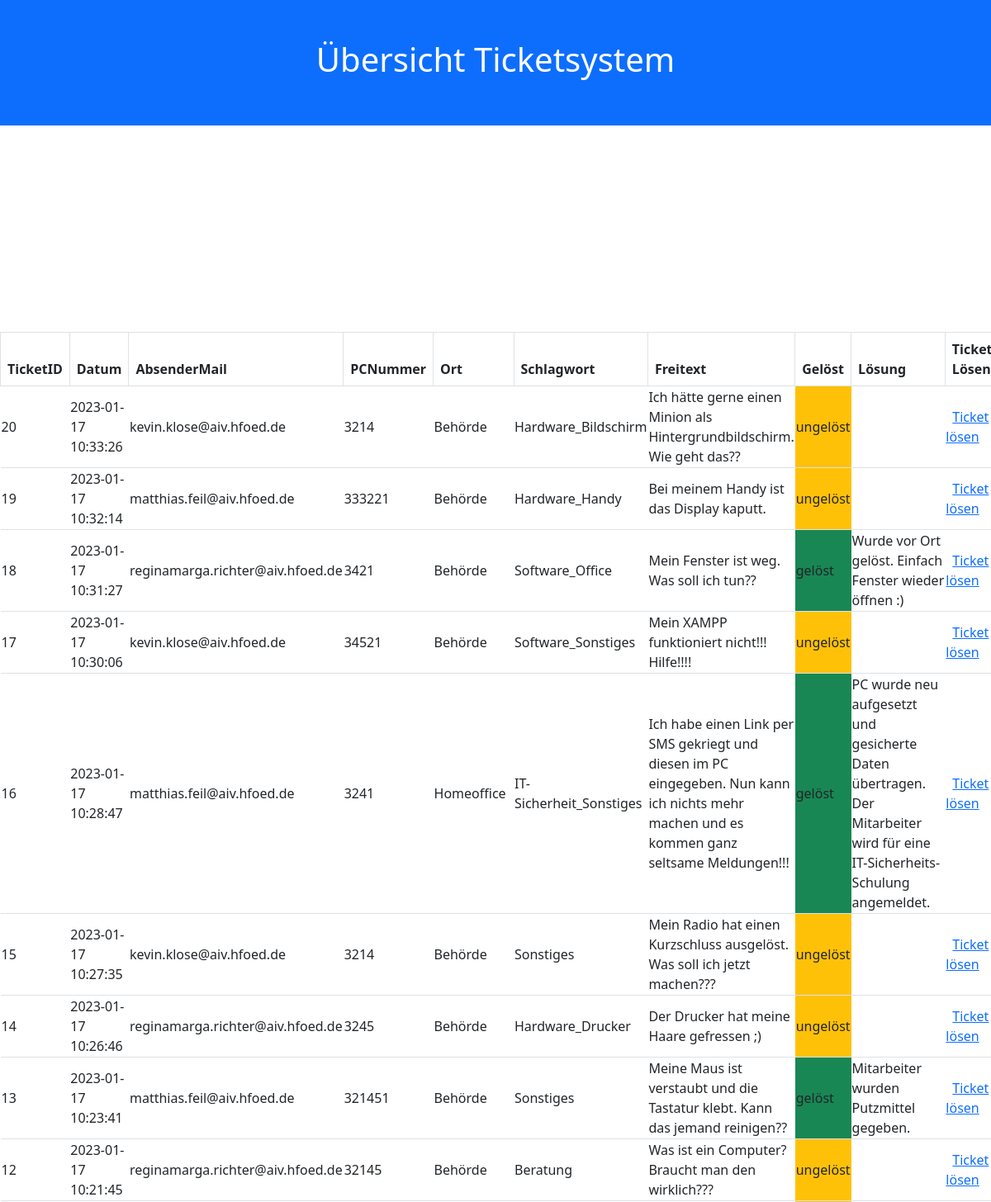
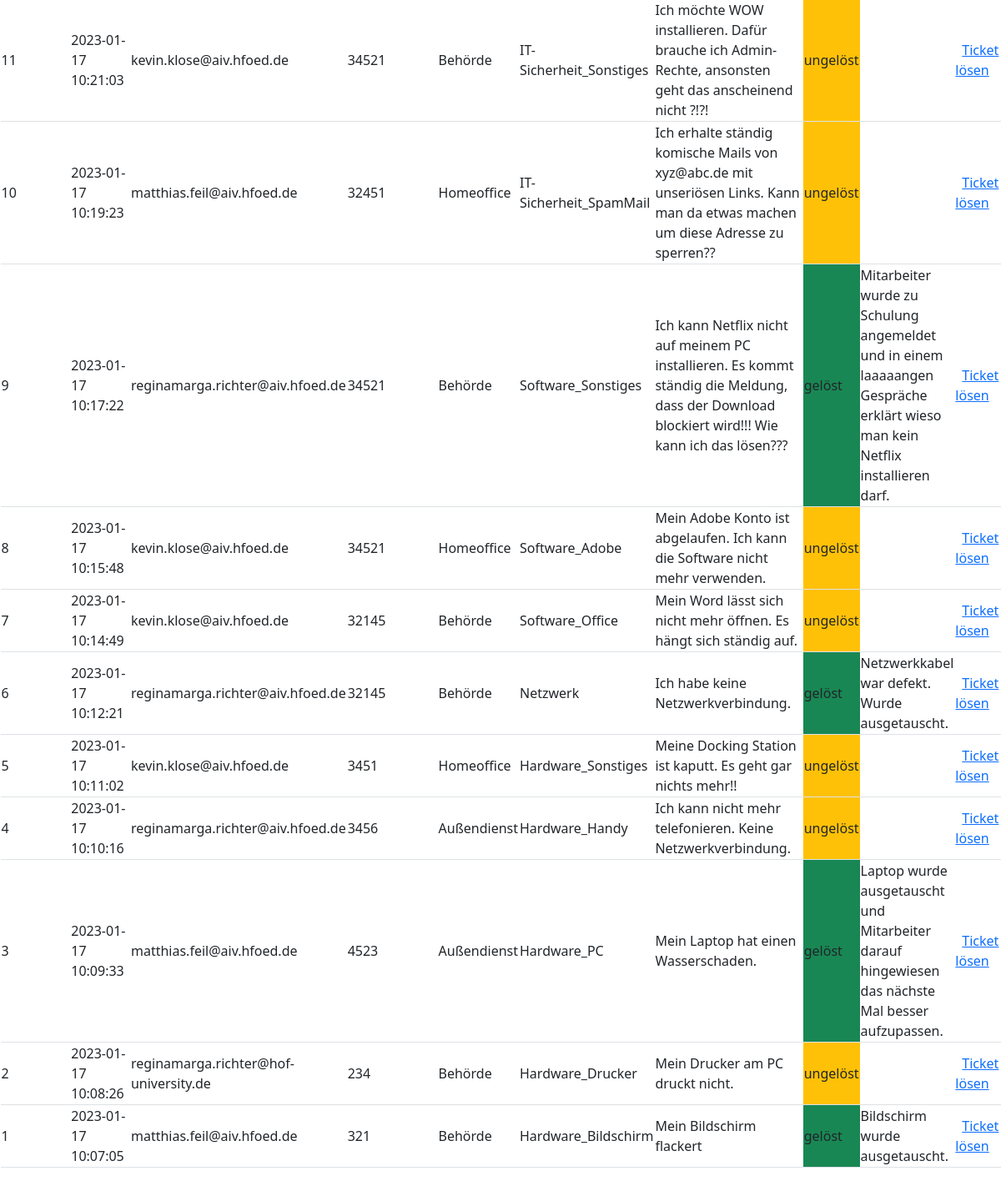
Page /ticketsystem.php on the committed database (2 pictures, top to bottom).
### tables this page shows
CREATE TABLE `ticketsystem` (
  `TicketID` int(11) NOT NULL,
  `Datum` datetime NOT NULL,
  `AbsenderMail` varchar(255) NOT NULL,
  `PCNummer` int(11) NOT NULL,
  `Ort` varchar(30) NOT NULL,
  `Schlagwort` varchar(30) NOT NULL,
  `Freitext` mediumtext NOT NULL,
  `Gelöst` tinyint(1) NOT NULL,
  `Lösung` text DEFAULT NULL
);

### ticketsystem.php (the view, shortened to what this page needs)
<!DOCTYPE html>
<?php
        include('include/config.php');
        $sql = "select * from ticketsystem";
        if ($erg = $conn->query($sql)) {
           while ($datensatz = $erg->fetch_object()) {
             $daten[] = $datensatz;
         }
       }
   ?>
 <html lang="de">
  <head>
    <link href="https://cdn.jsdelivr.net/npm/bootstrap@5.2.2/dist/css/bootstrap.min.css" rel="stylesheet">
  </head>
  <body> <div data-role="main" class="ui-content">
      <div class="container-fluid p-5 bg-primary text-white text-center">
        <h1>Übersicht Ticketsystem</h1>
      </div>
      <div class="statistics">
        <div class="graph" id="statistikOffen"></div>
        <div class="graph" id="statistikMitarbeiter"></div>
        <div class="graph" id="statistikKategorie"></div>
      </div>
      <table id="meineTabelle" data-role="table" class="table table-bordered table-hover" data-mode="columntoggle" data-column-btn-text="Spalten">
        <thead>
          <tr>
            <th data-priority="4">TicketID</th>
            <th data-priority="1">Datum</th>
            <th data-priority="2">AbsenderMail</th>
            <th data-priority="3">PCNummer</th>
            <th data-priority="3">Ort</th>
            <th data-priority="3">Schlagwort</th>
            <th data-priority="3">Freitext</th>
            <th data-priority="3">Gelöst</th>
            <th data-priority="3">Lösung</th>
            <th data-priority="3">Ticket Lösen</th>
          </tr>
        </thead>
        <tbody> <?php
    foreach ($daten as $inhalt) {
    ?> <tr>
            <td> <?php
                echo $inhalt->TicketID;
                ?> </td>
            <td> <?php
                echo $inhalt->Datum;
                ?> </td>
            <td> <?php
                echo $inhalt->AbsenderMail;
                ?> </td>
            <td> <?php
                echo $inhalt->PCNummer;
                ?> </td>
            <td> <?php
                echo $inhalt->Ort;
                ?> </td>
            <td> <?php
                echo $inhalt->Schlagwort;
                ?> </td>
            <td> <?php
                echo $inhalt->Freitext;
                ?> </td> <?php
                $status=$inhalt->Gelöst;
                if($status==1) {
                  echo '
									<td class="bg-success"> gelöst</td>';
                }
                else echo '
									<td class="bg-warning">ungelöst</td>';
                ?> <td> <?php
                echo $inhalt->Lösung;
                ?> </td>
            <td>
              <a href="ticket.php?TicketID=
											<?=$inhalt->TicketID?>">Ticket lösen </a>
            </td>
          </tr> <?php
       }
       ?> </tbody>
      </table>
    </div> <?php
               ?> </body>
</html>

### ticketsystem.php (style rules this page uses)
.statistics { height: auto; display: flex; }
.graph { height: 250px; flex: 1; justify-content: center; }

### rows in the picture
ticketsystem: TicketID "1", Datum "2023-01-17 10:07:05", AbsenderMail "matthias.feil@aiv.hfoed.de", PCNummer "321", Ort "Behörde", Schlagwort "Hardware_Bildschirm", Freitext "Mein Bildschirm flackert", Gelöst "gelöst", Lösung "Bildschirm wurde ausgetauscht."
ticketsystem: TicketID "2", Datum "2023-01-17 10:08:26", AbsenderMail "reginamarga.richter@hof-university.de", PCNummer "234", Ort "Behörde", Schlagwort "Hardware_Drucker", Freitext "Mein Drucker am PC druckt nicht.", Gelöst "ungelöst"
ticketsystem: TicketID "3", Datum "2023-01-17 10:09:33", AbsenderMail "matthias.feil@aiv.hfoed.de", PCNummer "4523", Ort "Außendienst", Schlagwort "Hardware_PC", Freitext "Mein Laptop hat einen Wasserschaden.", Gelöst "gelöst", Lösung "Laptop wurde ausgetauscht und Mitarbeiter darauf hingewiesen das nächste Mal besser aufzupassen."
ticketsystem: TicketID "4", Datum "2023-01-17 10:10:16", AbsenderMail "reginamarga.richter@aiv.hfoed.de", PCNummer "3456", Ort "Außendienst", Schlagwort "Hardware_Handy", Freitext "Ich kann nicht mehr telefonieren. Keine Netzwerkverbindung.", Gelöst "ungelöst"
ticketsystem: TicketID "5", Datum "2023-01-17 10:11:02", AbsenderMail "kevin.klose@aiv.hfoed.de", PCNummer "3451", Ort "Homeoffice", Schlagwort "Hardware_Sonstiges", Freitext "Meine Docking Station ist kaputt. Es geht gar nichts mehr!!", Gelöst "ungelöst"
ticketsystem: TicketID "6", Datum "2023-01-17 10:12:21", AbsenderMail "reginamarga.richter@aiv.hfoed.de", PCNummer "32145", Ort "Behörde", Schlagwort "Netzwerk", Freitext "Ich habe keine Netzwerkverbindung.", Gelöst "gelöst", Lösung "Netzwerkkabel war defekt. Wurde ausgetauscht."
ticketsystem: TicketID "7", Datum "2023-01-17 10:14:49", AbsenderMail "kevin.klose@aiv.hfoed.de", PCNummer "32145", Ort "Behörde", Schlagwort "Software_Office", Freitext "Mein Word lässt sich nicht mehr öffnen. Es hängt sich ständig auf.", Gelöst "ungelöst"
ticketsystem: TicketID "8", Datum "2023-01-17 10:15:48", AbsenderMail "kevin.klose@aiv.hfoed.de", PCNummer "34521", Ort "Homeoffice", Schlagwort "Software_Adobe", Freitext "Mein Adobe Konto ist abgelaufen. Ich kann die Software nicht mehr verwenden.", Gelöst "ungelöst"
ticketsystem: TicketID "9", Datum "2023-01-17 10:17:22", AbsenderMail "reginamarga.richter@aiv.hfoed.de", PCNummer "34521", Ort "Behörde", Schlagwort "Software_Sonstiges", Freitext "Ich kann Netflix nicht auf meinem PC installieren. Es kommt ständig die Meldung, dass der Download blockiert wird!!! Wie kann ich das lösen???", Gelöst "gelöst", Lösung "Mitarbeiter wurde zu Schulung angemeldet und in einem laaaaangen Gespräche erklärt wieso man kein Netflix installieren darf."
ticketsystem: TicketID "10", Datum "2023-01-17 10:19:23", AbsenderMail "matthias.feil@aiv.hfoed.de", PCNummer "32451", Ort "Homeoffice", Schlagwort "IT-Sicherheit_SpamMail", Freitext "Ich erhalte ständig komische Mails von xyz@abc.de mit unseriösen Links. Kann man da etwas machen um diese Adresse zu sperren??", Gelöst "ungelöst"
ticketsystem: TicketID "11", Datum "2023-01-17 10:21:03", AbsenderMail "kevin.klose@aiv.hfoed.de", PCNummer "34521", Ort "Behörde", Schlagwort "IT-Sicherheit_Sonstiges", Freitext "Ich möchte WOW installieren. Dafür brauche ich Admin-Rechte, ansonsten geht das anscheinend nicht ?!?!", Gelöst "ungelöst"
ticketsystem: TicketID "12", Datum "2023-01-17 10:21:45", AbsenderMail "reginamarga.richter@aiv.hfoed.de", PCNummer "32145", Ort "Behörde", Schlagwort "Beratung", Freitext "Was ist ein Computer? Braucht man den wirklich???", Gelöst "ungelöst"
ticketsystem: TicketID "13", Datum "2023-01-17 10:23:41", AbsenderMail "matthias.feil@aiv.hfoed.de", PCNummer "321451", Ort "Behörde", Schlagwort "Sonstiges", Freitext "Meine Maus ist verstaubt und die Tastatur klebt. Kann das jemand reinigen??", Gelöst "gelöst", Lösung "Mitarbeiter wurden Putzmittel gegeben."
ticketsystem: TicketID "14", Datum "2023-01-17 10:26:46", AbsenderMail "reginamarga.richter@aiv.hfoed.de", PCNummer "3245", Ort "Behörde", Schlagwort "Hardware_Drucker", Freitext "Der Drucker hat meine Haare gefressen ;)", Gelöst "ungelöst"
ticketsystem: TicketID "15", Datum "2023-01-17 10:27:35", AbsenderMail "kevin.klose@aiv.hfoed.de", PCNummer "3214", Ort "Behörde", Schlagwort "Sonstiges", Freitext "Mein Radio hat einen Kurzschluss ausgelöst. Was soll ich jetzt machen???", Gelöst "ungelöst"
ticketsystem: TicketID "16", Datum "2023-01-17 10:28:47", AbsenderMail "matthias.feil@aiv.hfoed.de", PCNummer "3241", Ort "Homeoffice", Schlagwort "IT-Sicherheit_Sonstiges", Freitext "Ich habe einen Link per SMS gekriegt und diesen im PC eingegeben. Nun kann ich nichts mehr machen und es kommen ganz seltsame Meldungen!!!", Gelöst "gelöst", Lösung "PC wurde neu aufgesetzt und gesicherte Daten übertragen. Der Mitarbeiter wird für eine IT-Sicherheits-Schulung angemeldet."
ticketsystem: TicketID "17", Datum "2023-01-17 10:30:06", AbsenderMail "kevin.klose@aiv.hfoed.de", PCNummer "34521", Ort "Behörde", Schlagwort "Software_Sonstiges", Freitext "Mein XAMPP funktioniert nicht!!! Hilfe!!!!", Gelöst "ungelöst"
ticketsystem: TicketID "18", Datum "2023-01-17 10:31:27", AbsenderMail "reginamarga.richter@aiv.hfoed.de", PCNummer "3421", Ort "Behörde", Schlagwort "Software_Office", Freitext "Mein Fenster ist weg. Was soll ich tun??", Gelöst "gelöst", Lösung "Wurde vor Ort gelöst. Einfach Fenster wieder öffnen :)"
ticketsystem: TicketID "19", Datum "2023-01-17 10:32:14", AbsenderMail "matthias.feil@aiv.hfoed.de", PCNummer "333221", Ort "Behörde", Schlagwort "Hardware_Handy", Freitext "Bei meinem Handy ist das Display kaputt.", Gelöst "ungelöst"
ticketsystem: TicketID "20", Datum "2023-01-17 10:33:26", AbsenderMail "kevin.klose@aiv.hfoed.de", PCNummer "3214", Ort "Behörde", Schlagwort "Hardware_Bildschirm", Freitext "Ich hätte gerne einen Minion als Hintergrundbildschirm. Wie geht das??", Gelöst "ungelöst"
